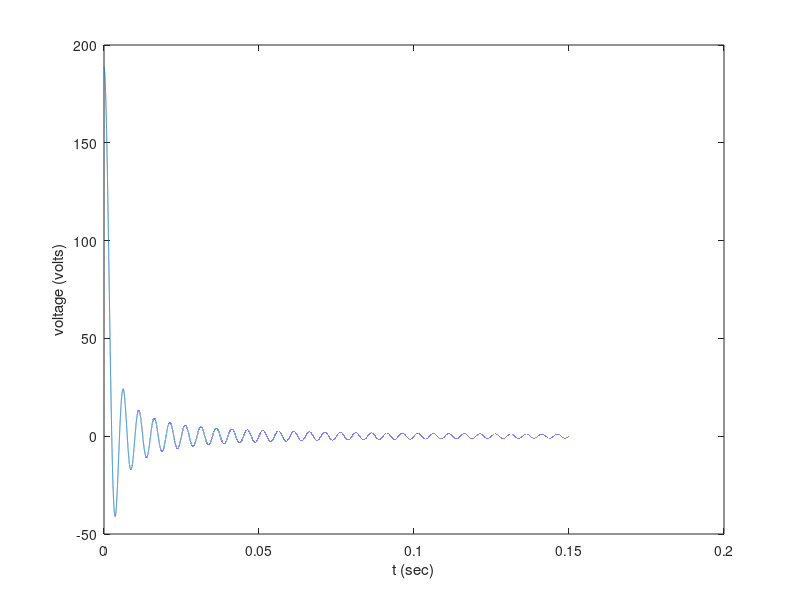

Reproduce this figure in MATLAB.
t = 0:0.000001:0.15;
v1 = t;
v2 = 0.15*sin(2*pi*200*t);
f = v2./v1;
plot(t,f);
xlabel("t (sec)");
ylabel("voltage (volts)");